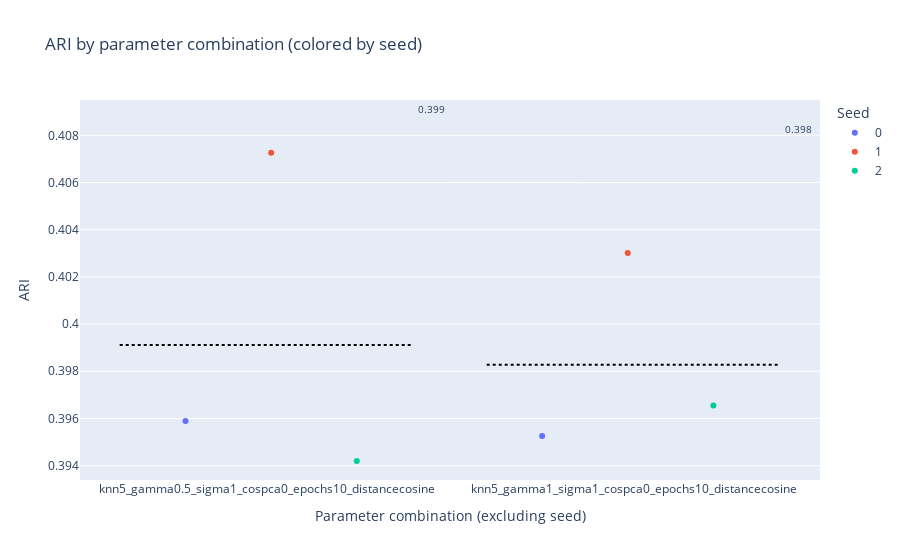
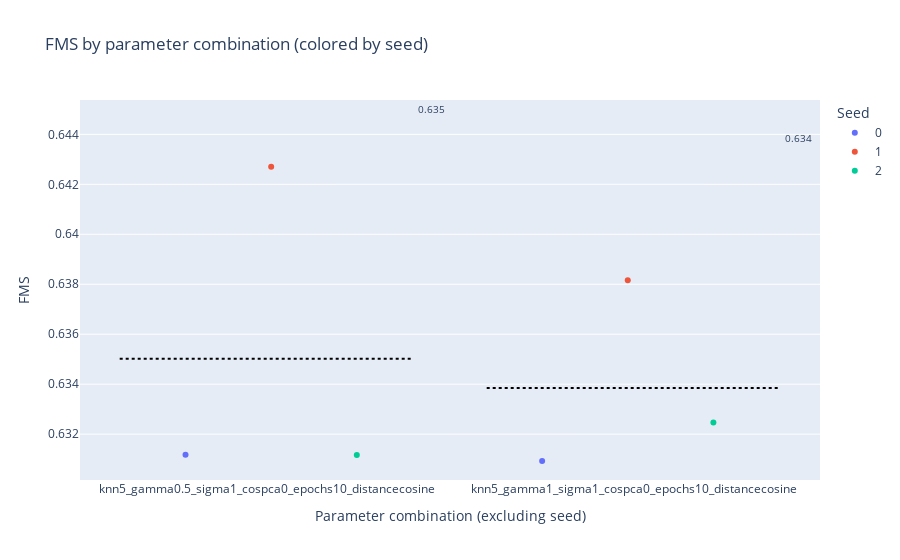

The code cell stored with these charts, in order, in its notebook:
### Markdown cell above
## Results

### Code cell
# Call comparison function
compare_projections(results)

### Figure 1 — Plotly figure (JSON) as saved in the notebook; plotly's stock layout.template omitted (floating-point values rounded to 4 significant figures)
{"data": [{"alignmentgroup": "True", "boxpoints": "all", "fillcolor": "rgba(255,255,255,0)", "hoveron": "points", "hovertemplate": "seed=0<br>params_base=%{x}<br>ARI=%{y}<extra></extra>", "legendgroup": "0", "line": {"color": "rgba(255,255,255,0)"}, "marker": {"color": "#636efa"}, "name": "0", "offsetgroup": "0", "orientation": "v", "pointpos": 0, "showlegend": true, "type": "box", "x": ["knn5_gamma0.5_sigma1_cospca0_epochs10_distancecosine", "knn5_gamma1_sigma1_cospca0_epochs10_distancecosine"], "x0": " ", "xaxis": "x", "y": [0.3959, 0.3953], "y0": " ", "yaxis": "y"}, {"alignmentgroup": "True", "boxpoints": "all", "fillcolor": "rgba(255,255,255,0)", "hoveron": "points", "hovertemplate": "seed=1<br>params_base=%{x}<br>ARI=%{y}<extra></extra>", "legendgroup": "1", "line": {"color": "rgba(255,255,255,0)"}, "marker": {"color": "#EF553B"}, "name": "1", "offsetgroup": "1", "orientation": "v", "pointpos": 0, "showlegend": true, "type": "box", "x": ["knn5_gamma0.5_sigma1_cospca0_epochs10_distancecosine", "knn5_gamma1_sigma1_cospca0_epochs10_distancecosine"], "x0": " ", "xaxis": "x", "y": [0.4073, 0.403], "y0": " ", "yaxis": "y"}, {"alignmentgroup": "True", "boxpoints": "all", "fillcolor": "rgba(255,255,255,0)", "hoveron": "points", "hovertemplate": "seed=2<br>params_base=%{x}<br>ARI=%{y}<extra></extra>", "legendgroup": "2", "line": {"color": "rgba(255,255,255,0)"}, "marker": {"color": "#00cc96"}, "name": "2", "offsetgroup": "2", "orientation": "v", "pointpos": 0, "showlegend": true, "type": "box", "x": ["knn5_gamma0.5_sigma1_cospca0_epochs10_distancecosine", "knn5_gamma1_sigma1_cospca0_epochs10_distancecosine"], "x0": " ", "xaxis": "x", "y": [0.3942, 0.3966], "y0": " ", "yaxis": "y"}], "layout": {"annotations": [{"font": {"size": 10}, "showarrow": false, "text": "0.399", "x": 0.45, "y": 0.4091}, {"font": {"size": 10}, "showarrow": false, "text": "0.398", "x": 1.45, "y": 0.4083}], "boxmode": "group", "legend": {"title": {"text": "Seed"}, "tracegroupgap": 0}, "shapes": [{"line": {"color": "black", "dash": "dot", "width": 2}, "name": "Mean knn5_gamma0.5_sigma1_cospca0_epochs10_distancecosine", "type": "line", "x0": -0.4, "x1": 0.4, "xref": "x", "y0": 0.3991, "y1": 0.3991, "yref": "y"}, {"line": {"color": "black", "dash": "dot", "width": 2}, "name": "Mean knn5_gamma1_sigma1_cospca0_epochs10_distancecosine", "type": "line", "x0": 0.6, "x1": 1.4, "xref": "x", "y0": 0.3983, "y1": 0.3983, "yref": "y"}], "showlegend": true, "title": {"text": "ARI by parameter combination (colored by seed)"}, "xaxis": {"anchor": "y", "domain": [0, 1], "title": {"text": "Parameter combination (excluding seed)"}}, "yaxis": {"anchor": "x", "domain": [0, 1], "title": {"text": "ARI"}}}}

### Figure 2 — Plotly figure (JSON) as saved in the notebook; plotly's stock layout.template omitted (floating-point values rounded to 4 significant figures)
{"data": [{"alignmentgroup": "True", "boxpoints": "all", "fillcolor": "rgba(255,255,255,0)", "hoveron": "points", "hovertemplate": "seed=0<br>params_base=%{x}<br>FMS=%{y}<extra></extra>", "legendgroup": "0", "line": {"color": "rgba(255,255,255,0)"}, "marker": {"color": "#636efa"}, "name": "0", "offsetgroup": "0", "orientation": "v", "pointpos": 0, "showlegend": true, "type": "box", "x": ["knn5_gamma0.5_sigma1_cospca0_epochs10_distancecosine", "knn5_gamma1_sigma1_cospca0_epochs10_distancecosine"], "x0": " ", "xaxis": "x", "y": [0.6312, 0.6309], "y0": " ", "yaxis": "y"}, {"alignmentgroup": "True", "boxpoints": "all", "fillcolor": "rgba(255,255,255,0)", "hoveron": "points", "hovertemplate": "seed=1<br>params_base=%{x}<br>FMS=%{y}<extra></extra>", "legendgroup": "1", "line": {"color": "rgba(255,255,255,0)"}, "marker": {"color": "#EF553B"}, "name": "1", "offsetgroup": "1", "orientation": "v", "pointpos": 0, "showlegend": true, "type": "box", "x": ["knn5_gamma0.5_sigma1_cospca0_epochs10_distancecosine", "knn5_gamma1_sigma1_cospca0_epochs10_distancecosine"], "x0": " ", "xaxis": "x", "y": [0.6427, 0.6382], "y0": " ", "yaxis": "y"}, {"alignmentgroup": "True", "boxpoints": "all", "fillcolor": "rgba(255,255,255,0)", "hoveron": "points", "hovertemplate": "seed=2<br>params_base=%{x}<br>FMS=%{y}<extra></extra>", "legendgroup": "2", "line": {"color": "rgba(255,255,255,0)"}, "marker": {"color": "#00cc96"}, "name": "2", "offsetgroup": "2", "orientation": "v", "pointpos": 0, "showlegend": true, "type": "box", "x": ["knn5_gamma0.5_sigma1_cospca0_epochs10_distancecosine", "knn5_gamma1_sigma1_cospca0_epochs10_distancecosine"], "x0": " ", "xaxis": "x", "y": [0.6312, 0.6325], "y0": " ", "yaxis": "y"}], "layout": {"annotations": [{"font": {"size": 10}, "showarrow": false, "text": "0.635", "x": 0.45, "y": 0.645}, {"font": {"size": 10}, "showarrow": false, "text": "0.634", "x": 1.45, "y": 0.6439}], "boxmode": "group", "legend": {"title": {"text": "Seed"}, "tracegroupgap": 0}, "shapes": [{"line": {"color": "black", "dash": "dot", "width": 2}, "name": "Mean knn5_gamma0.5_sigma1_cospca0_epochs10_distancecosine", "type": "line", "x0": -0.4, "x1": 0.4, "xref": "x", "y0": 0.635, "y1": 0.635, "yref": "y"}, {"line": {"color": "black", "dash": "dot", "width": 2}, "name": "Mean knn5_gamma1_sigma1_cospca0_epochs10_distancecosine", "type": "line", "x0": 0.6, "x1": 1.4, "xref": "x", "y0": 0.6339, "y1": 0.6339, "yref": "y"}], "showlegend": true, "title": {"text": "FMS by parameter combination (colored by seed)"}, "xaxis": {"anchor": "y", "domain": [0, 1], "title": {"text": "Parameter combination (excluding seed)"}}, "yaxis": {"anchor": "x", "domain": [0, 1], "title": {"text": "FMS"}}}}
